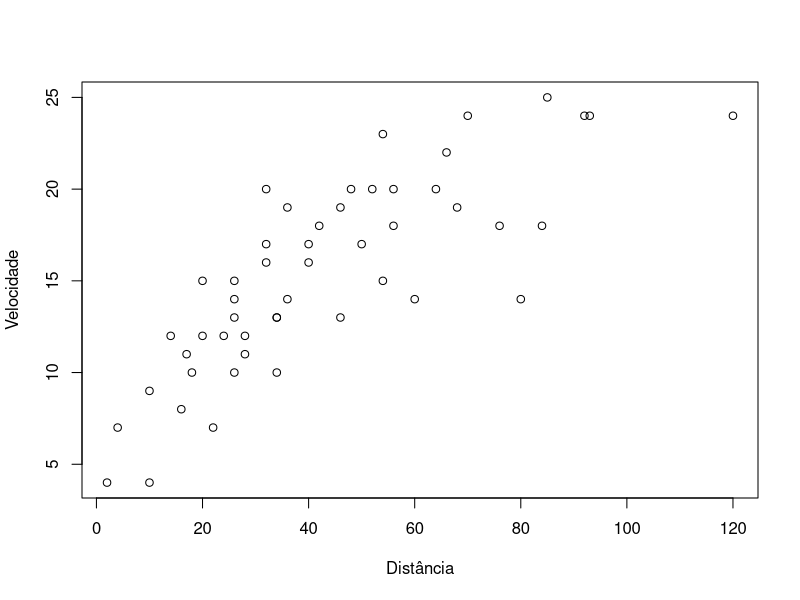

Generate this figure with R:
## ---- chunk 1
library(knitr)
knitr::opts_chunk$set(echo = FALSE)
knitr::opts_chunk$set(include = FALSE)
## ---- chunk 2
data('cars')
str(cars)
## ---- chunk 3
head(cars, 6)
## ---- chunk 4
kable(head(cars, 6))
## ---- chunk 5
kable(summary(cars))
## ---- chunk 6
plot(cars$dist, y = cars$speed, xlab = 'Distância', ylab = "Velocidade")

## ---- chunk 7
novas_medidas <- data.frame(speed2 = (cars$speed)**2, 
                            log.dist = log(cars$dist), 
                            sqrt.dist = sqrt(cars$dist))
kable(head(novas_medidas, 6))
## ---- chunk 8
media <- apply(cars, 2, mean)[1]
desvio_padrao <- apply(cars, 2, sd)[1]
medidas <- data.frame(media, desvio_padrao)
kable(medidas)
